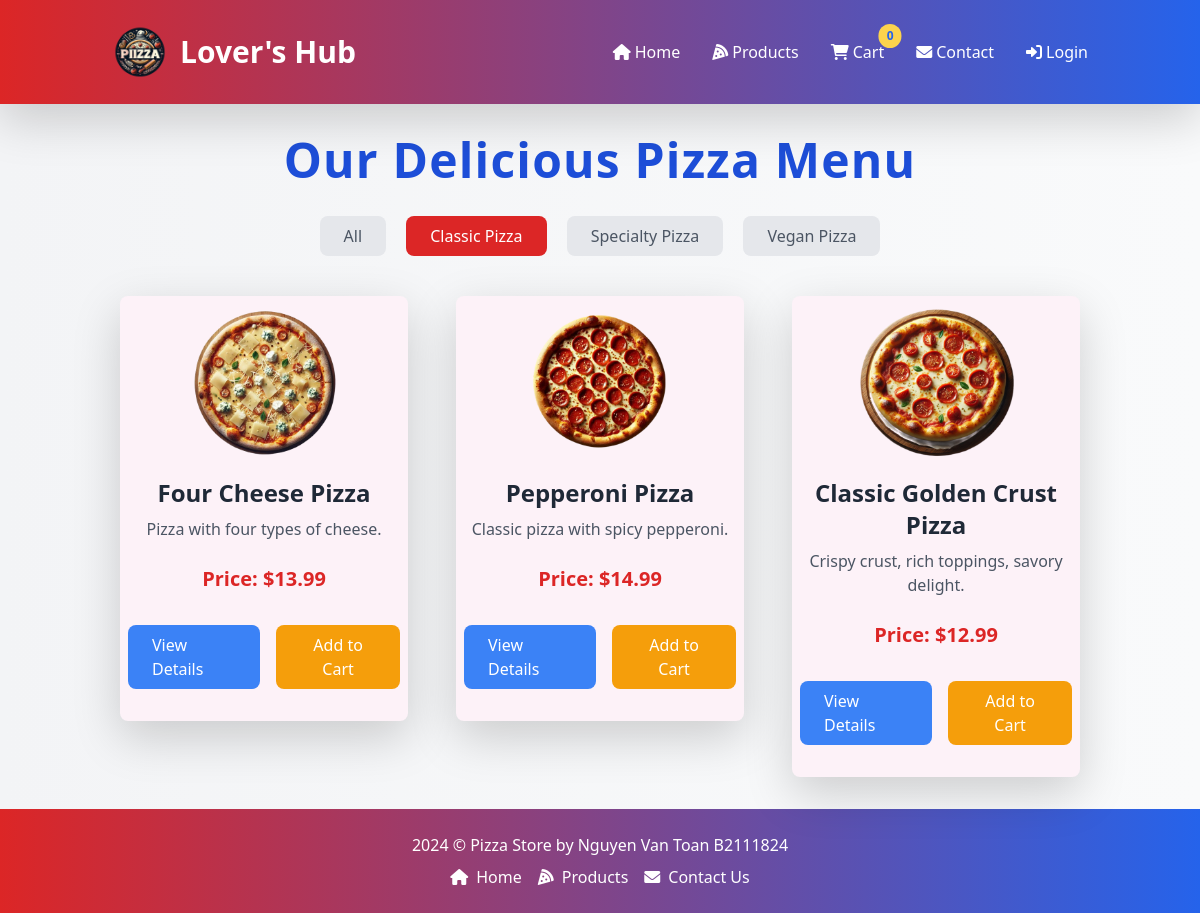
Screenshot of /index.php?page=products&category_id=1 with the database file from the repository.
### tables this page shows
CREATE TABLE `categories` (
  `id` int(11) NOT NULL,
  `name` varchar(100) NOT NULL,
  `created_at` timestamp NOT NULL DEFAULT current_timestamp()
);

CREATE TABLE `products` (
  `id` int(11) NOT NULL,
  `name` varchar(100) NOT NULL,
  `description` text DEFAULT NULL,
  `price` decimal(10,2) NOT NULL,
  `image` varchar(255) DEFAULT NULL,
  `category_id` int(11) DEFAULT NULL,
  `created_at` timestamp NOT NULL DEFAULT current_timestamp(),
  `discount` decimal(10,2) DEFAULT NULL,
  `discount_end_time` timestamp NULL DEFAULT NULL
);

### controllers/productController.php (called while the page is built, shortened)
<?php
require_once '../models/Product.php';
class ProductController
{
  private $productModel;
  public function __construct($conn)
  {
    $this->productModel = new Product($conn);
  }
  public function listProducts($category_id = null)
  {
    if ($category_id) {
      return $this->productModel->getProductsByCategory($category_id);
    } else {
      return $this->productModel->getAllProducts();
    }
  }
  public function getCategories()
  {
    return $this->productModel->getCategories();
  }
}

### models/Product.php (called while the page is built, shortened)
<?php
class Product
{
    private $conn;
    private $table = 'products';
    public function __construct($db)
    {
        $this->conn = $db;
    }
    public function getCategories()
    {
        $query = "SELECT * FROM categories";
        $stmt = $this->conn->prepare($query);
        $stmt->execute();
        return $stmt->fetchAll(PDO::FETCH_ASSOC);
    }
    public function getProductsByCategory($category_id)
    {
        $query = "SELECT * FROM " . $this->table . " WHERE category_id = :category_id";
        $stmt = $this->conn->prepare($query);
        $stmt->bindParam(':category_id', $category_id, PDO::PARAM_INT);
        $stmt->execute();
        return $stmt->fetchAll(PDO::FETCH_ASSOC);
    }
}

### pages/products.php (the view, shortened to what this page needs)
<?php
$productController = new ProductController($conn);
$categories = $productController->getCategories();
$category_id = isset($_GET['category_id']) && is_numeric($_GET['category_id']) ? intval($_GET['category_id']) : null;
$products = $productController->listProducts($category_id);
?>
<h1 class="text-center mt-8 text-5xl font-extrabold text-blue-700 tracking-wide">Our Delicious Pizza Menu</h1><br />
<div class="text-center mb-6">
    <a href="/index.php?page=products" class="inline-block px-4 py-2 rounded-lg <?= !$category_id ? 'bg-red-600 text-white' : 'bg-gray-200 text-gray-600' ?> m-2 hover:bg-red-700 transition duration-300">All</a>
    <?php foreach ($categories as $category): ?>
        <a href="/index.php?page=products&category_id=<?= $category['id'] ?>"
            class="inline-block px-4 py-2 rounded-lg <?= ($category_id == $category['id']) ? 'bg-red-600 text-white' : 'bg-gray-200 text-gray-600' ?> m-2 hover:bg-red-700 transition duration-300">
            <?= htmlspecialchars($category['name']) ?>
        </a>
    <?php endforeach; ?>
</div>
<div class="container mx-auto px-4 mb-4">
    <div class="grid grid-cols-1 sm:grid-cols-2 lg:grid-cols-3 gap-8">
        <?php if (!empty($products)): ?>
            <?php foreach ($products as $product): ?>
                <div class="p-2">
                    <div class="bg-pink-50 rounded-lg shadow-lg transition-transform transform hover:scale-105">
                        <div class="flex justify-center">
                            <img src="/images/<?= htmlspecialchars($product['image']) ?>"
                                class="w-3/5 h-auto mx-auto object-cover rounded-lg transition duration-500 ease-in-out transform hover:rotate-12 hover:scale-110"
                                alt="<?= htmlspecialchars($product['name'] . ' image') ?>">
                        </div>
                        <div class="p-2">
                            <h5 class="card-title text-2xl font-bold text-gray-800 text-center mb-2"><?= htmlspecialchars($product['name']) ?></h5>
                            <p class="card-text text-l text-gray-600 text-center"><?= htmlspecialchars($product['description']) ?></p>
                            <div class="text-center">
                                <?php
                                $currentDateTime = new DateTime();
                                $discountEndTime = new DateTime($product['discount_end_time']);
                                if ($product['discount'] > 0 && $discountEndTime >= $currentDateTime): ?>
                                    <p class="text-l font-semibold text-gray-500 line-through mt-2">
                                        Original Price: $<?= htmlspecialchars($product['price']); ?>
                                    </p>
                                    <p class="text-xl font-semibold text-red-600">
                                        Discounted Price: $<?= htmlspecialchars($product['discount']); ?>
                                    </p>
                                <?php else: ?>
                                    <h3 class="text-xl font-semibold text-red-600 mt-6 mb-8">
                                        Price: $<?= htmlspecialchars($product['price']); ?>
                                    </h3>
                                <?php endif; ?>
                            </div>
                            <div class="mt-4 mb-4 flex justify-center space-x-4">
                                <a href="/index.php?page=product-detail&id=<?= htmlspecialchars($product['id']); ?>"
                                    class="px-4 py-2 bg-blue-500 text-white rounded-lg hover:bg-blue-700 transition duration-300">View Details</a>
                                <form method="POST" action="/index.php?page=cart&action=add" class="add-to-cart-form" style="display:inline;">
                                    <button type="button" class="add-to-cart-button px-4 py-2 bg-yellow-500 text-white rounded-lg hover:bg-yellow-600 transition duration-300">Add to Cart</button>
                                </form>
                            </div>
                        </div>
                    </div>
                </div>
            <?php endforeach; ?>
        <?php else: ?>
            <p class="text-center text-xl text-gray-700 mt-4">No products found.</p>
        <?php endif; ?>
    </div>
</div>

### includes/header.php (style rules this page uses)
body { background: linear-gradient(to bottom right, rgba(255, 248, 235, 0.9), rgba(255, 210, 160, 0.6)); background-size: cover; font-family: 'Poppins', sans-serif; }

### rows the page displays
categories: name "Classic Pizza"
categories: name "Specialty Pizza"
categories: name "Vegan Pizza"
products: image (picture), name "Four Cheese Pizza", description "Pizza with four types of cheese.", price "13.99"
products: image (picture), name "Pepperoni Pizza", description "Classic pizza with spicy pepperoni.", price "14.99"
products: image (picture), name "Classic Golden Crust Pizza", description "Crispy crust, rich toppings, savory delight.", price "12.99"

### other values shown
$data['label'] "Home"
$data['label'] "Products"
$data['label'] "Cart"
$data['label'] "Contact"
$data['label'] "Contact Us"
